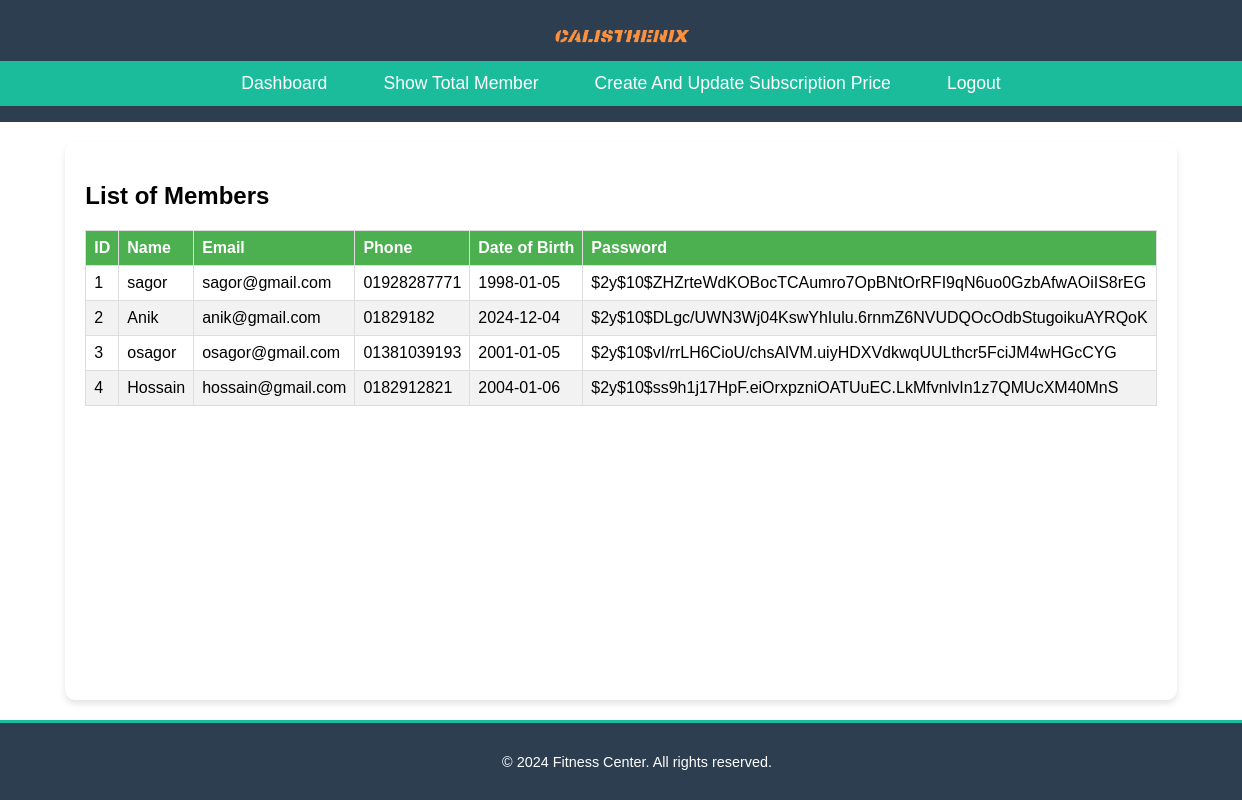
/showTotalMembers.php (signed in), run on the app's committed database.
### tables this page shows
CREATE TABLE `members` (
  `id` int(11) NOT NULL,
  `name` varchar(100) NOT NULL,
  `email` varchar(100) NOT NULL,
  `phone` varchar(15) NOT NULL,
  `dob` date NOT NULL,
  `password` varchar(255) NOT NULL,
  `created_at` timestamp NOT NULL DEFAULT current_timestamp()
);

### showTotalMembers.php (the view, shortened to what this page needs)
<?php
$servername = "localhost";
$username = "root";
$password_db = "";
$dbname = "CalistheniX_db";
$conn = new mysqli($servername, $username, $password_db, $dbname);
$sql = "SELECT id, name, email, phone, dob, password FROM members";
$result = $conn->query($sql);
?>
<!DOCTYPE html>
<html lang="en">
<head>
    <link rel="stylesheet" href="css/authoritydashboard.css">
</head>
<body>
    <header>
        <div class="logo">
            <img src="images/CalistheniX.png" alt="Fitness Center Logo" class="logo-img">
        </div>
        <nav>
            <ul>
                <li><a href="authority_dashboard.php">Dashboard</a></li>
                <li><a href="showTotalMembers.php">Show Total Member</a></li>
                <li><a href="AuthorityGiveSubscription.php">Create And Update Subscription Price</a></li>
                <li><a href="authority_login.php">Logout</a></li>
            </ul>
        </nav>
    </header>
<main>
    <h2>List of Members</h2>
    <table>
        <thead>
            <tr>
                <th>ID</th>
                <th>Name</th>
                <th>Email</th>
                <th>Phone</th>
                <th>Date of Birth</th>
                <th>Password</th>
            </tr>
        </thead>
        <tbody>
            <?php
            if ($result->num_rows > 0) {
                while ($row = $result->fetch_assoc()) {
                    echo "<tr>
                        <td>" . htmlspecialchars($row['id']) . "</td>
                        <td>" . htmlspecialchars($row['name']) . "</td>
                        <td>" . htmlspecialchars($row['email']) . "</td>
                        <td>" . htmlspecialchars($row['phone']) . "</td>
                        <td>" . htmlspecialchars($row['dob']) . "</td>
                        <td>" . htmlspecialchars($row['password']) . "</td>
                    </tr>";
                }
            } else {
                echo "<tr><td colspan='6'>No members found.</td></tr>";
            }
            ?>
        </tbody>
    </table>
</main>
<footer>
    <p>&copy; <?php echo date("Y"); ?> Fitness Center. All rights reserved.</p>
</footer>
</body>
</html>

### css/authoritydashboard.css (style rules this page uses)
body { margin: 0; padding: 0; font-family: Arial, sans-serif; display: flex; flex-direction: column; min-height: 100vh; }
header { background-color: #2c3e50; color: white; padding: 1rem 0; }
header .logo { text-align: center; }
header .logo img { max-width: 150px; }
nav { background-color: #1abc9c; }
nav ul { list-style: none; padding: 0; margin: 0; display: flex; justify-content: center; }
nav ul li { margin: 0 1rem; }
nav ul li a { text-decoration: none; color: white; font-size: 1.1rem; padding: 0.75rem; display: block; }
main { flex: 1; padding: 2rem; background-color: #f4f4f4; }
footer { text-align: center; padding: 1rem; background-color: #2c3e50; color: #fff; font-size: 0.9rem; border-top: 3px solid #1abc9c; position: relative; width: 100%; }

### showTotalMembers.php (style rules this page uses)
main { padding: 20px; margin: 20px auto; max-width: 1200px; background-color: #ffffff; border-radius: 10px; box-shadow: 0px 4px 6px rgba(0, 0, 0, 0.1); }
table { width: 100%; border-collapse: collapse; margin-top: 20px; }
th, td { border: 1px solid #ddd; padding: 8px; text-align: left; }
th { background-color: #4CAF50; color: white; }
tr:nth-child(even) { background-color: #f2f2f2; }

### data on the page
members: id "1", name "sagor", email "sagor@gmail.com", phone "01928287771", dob "1998-01-05", password "$2y$10$ZHZrteWdKOBocTCAumro7OpBNtOrRFI9qN6uo0GzbAfwAOiIS8rEG"
members: id "2", name "Anik", email "anik@gmail.com", phone "01829182", dob "2024-12-04", password "$2y$10$DLgc/UWN3Wj04KswYhIulu.6rnmZ6NVUDQOcOdbStugoikuAYRQoK"
members: id "3", name "osagor", email "osagor@gmail.com", phone "01381039193", dob "2001-01-05", password "$2y$10$vI/rrLH6CioU/chsAlVM.uiyHDXVdkwqUULthcr5FciJM4wHGcCYG"
members: id "4", name "Hossain", email "hossain@gmail.com", phone "0182912821", dob "2004-01-06", password "$2y$10$ss9h1j17HpF.eiOrxpzniOATUuEC.LkMfvnlvIn1z7QMUcXM40MnS"
